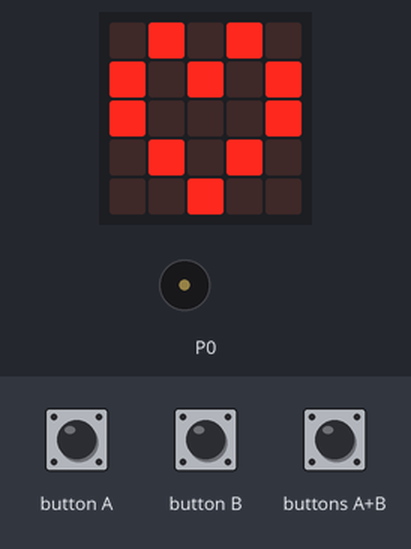
A program run on a simulated BBC micro:bit (MakeCode). Shown: the board's 5×5 LED display, buzzer (waves = sounding). Inputs (shaded band) come from the test bench.

Above: at 4.0 s.
4.1 s: buttons A+B pressed for 0.15 s
At 4.6 s:
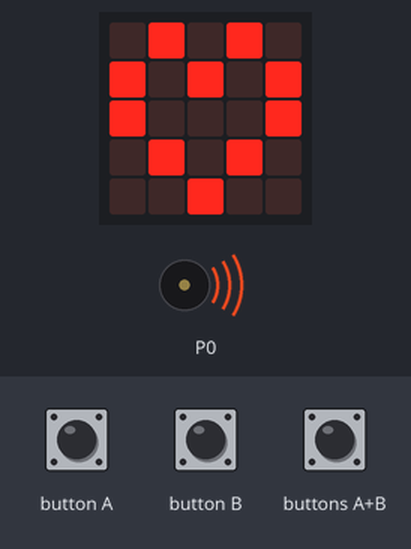
4.8 s: button A pressed for 0.15 s
At 5.4 s:
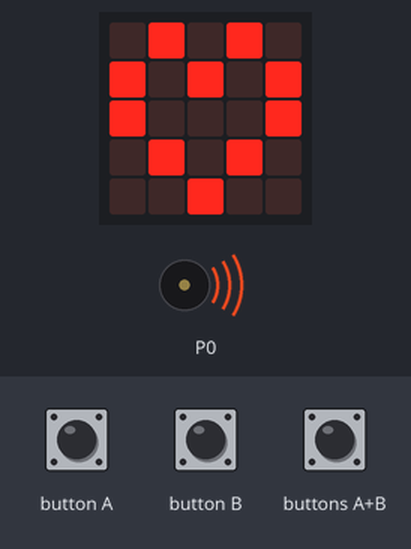
5.5 s: button B pressed for 0.15 s
At 6.1 s:
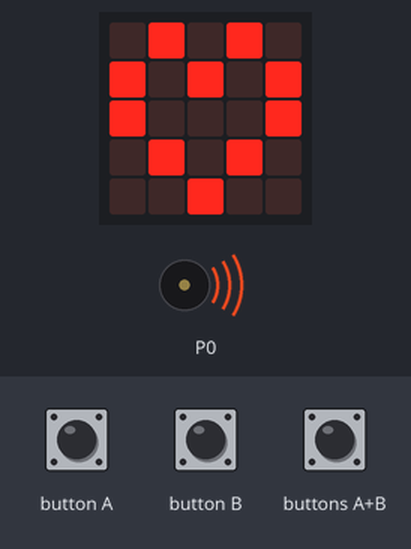
6.2 s: button A pressed 2 times (0.12 s each, 0.3 s apart)
9.1 s: button B pressed for 0.15 s
At 11.61 s:
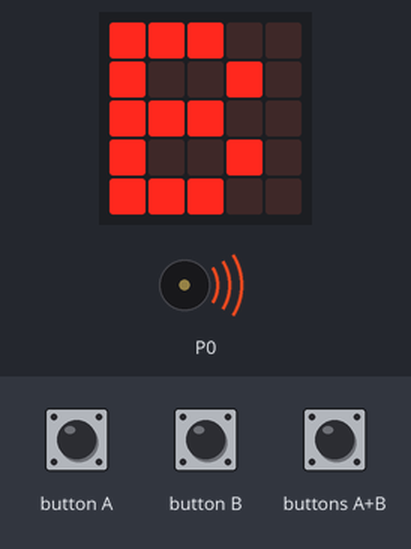
Timing chart, 0 to 13.2 s (numbered marks = the images above; inputs shaded):
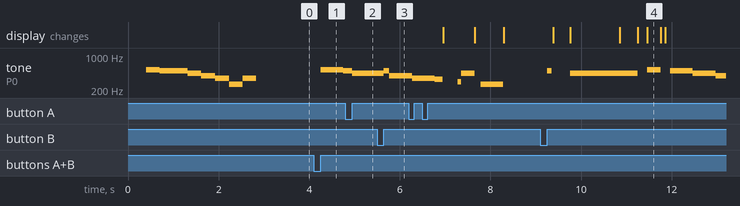

The program:

main.ts
```typescript
control.onEvent(EventBusSource.MICROBIT_ID_BUTTON_B, EventBusValue.MICROBIT_BUTTON_EVT_CLICK, function () {
    music.playTone(494, music.beat(BeatFraction.Breve))
    basic.clearScreen()
    basic.showLeds(`
        # # # . .
        # . . # .
        # # # . .
        # . . # .
        # # # . .
        `)
})
control.onEvent(EventBusSource.MICROBIT_ID_BUTTON_A, EventBusValue.MICROBIT_BUTTON_EVT_CLICK, function () {
    music.playTone(440, music.beat(BeatFraction.Breve))
    basic.clearScreen()
    basic.showLeds(`
        . . # . .
        . # . # .
        # . . . #
        # # # # #
        # . . . #
        `)
})
control.onEvent(EventBusSource.MICROBIT_ID_BUTTON_AB, EventBusValue.MICROBIT_BUTTON_EVT_CLICK, function () {
    for (let index = 0; index < 3; index++) {
        music.playMelody("C5 B A G F E D C ", 120)
        basic.showIcon(IconNames.Happy)
        basic.pause(500)
        basic.showIcon(IconNames.SmallHeart)
        basic.pause(500)
        basic.showIcon(IconNames.Heart)
        music.playMelody("C5 B A G - G A B ", 120)
    }
})
basic.showLeds(`
    . # . # .
    # . # . #
    # . . . #
    . # . # .
    . . # . .
    `)
music.playMelody("C5 B B A G F C F ", 200)
```

test.ts
```typescript
// 在此处测试；当此软件包作为插件使用时，将不会编译此软件包。
```

Measured:
- after the input at 4.1 s, tone on P0: silent → 523 Hz after 0.15 s, → 494 Hz 0.51 s later
- after the input at 4.8 s, tone on P0: 494 Hz → 440 Hz after 0.15 s instead of 0.46 s
- after the input at 5.5 s, tone on P0: 440 Hz → 494 Hz after 0.15 s, → 392 Hz 0.12 s later
- after the input at 9.1 s, the display: first differs from a run without the input after 2.2 s (image 4 shows a later state)
